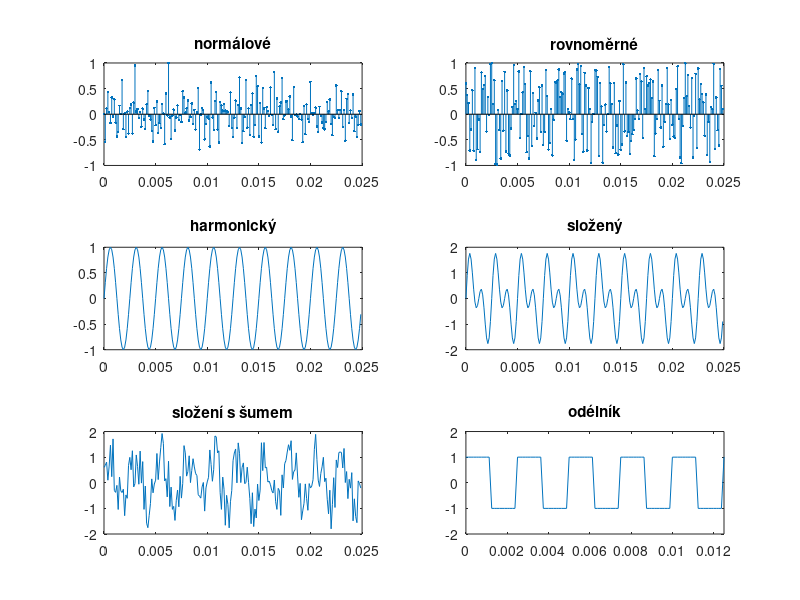
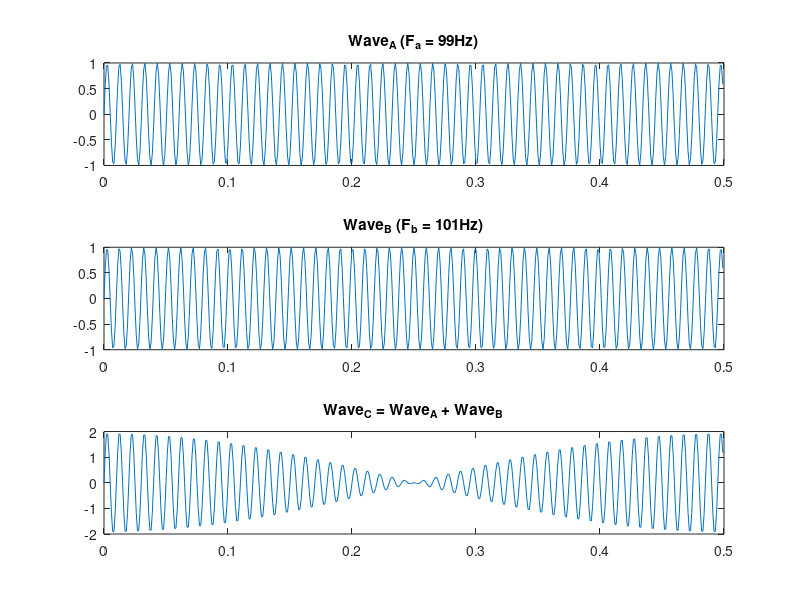
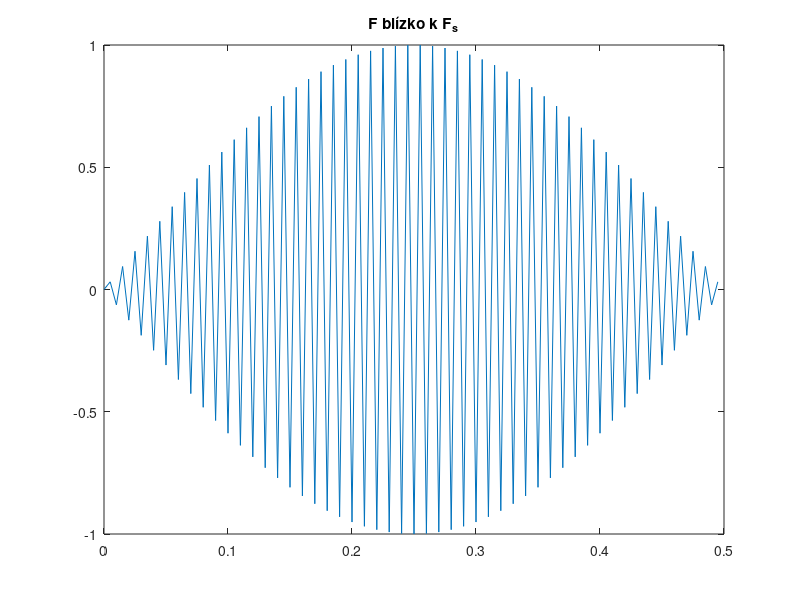

Source code (MATLAB) for these figures, in order:
h1 = figure();

Fs = 8000;

t = (0:199)*(1/Fs);
y1 = randn(1, 200);
y1 = y1./max(y1);
subplot(3, 2, 1);
stem(t, y1, '.');
title('normálové');

y2 = rand(1, 200) * 2 -1 ;
subplot(3, 2, 2);
stem(t, y2, '.');
title('rovnoměrné');

y3a = sin(2 * pi * 400 * t);
y3b = sin(2 * pi * 800 * t);
subplot(3,2,3);
plot(t, y3a);
title('harmonický');
subplot(3,2,4);
plot(t, y3a + y3b);
title('složený');

y4 = y3a + y2;
subplot(3,2,5);
plot(t, y4);
title('složení s šumem');


t = (0:399)*(1/Fs);
y5 = square(2 * pi * 400 * t);
subplot(3, 2, 6);
plot(t, y5);
a = axis;
a = [a(1) a(2)/4 2*a(3) 2*a(4)];
axis(a);
title('odélník');

saveas(h1, '1.png');


h2 = figure();

Fs = 1000;
t = 0:1/Fs:0.5 - 1/Fs;

sine_a = sin(2 * pi * 99 * t); 
sine_b = sin(2 * pi * 101 * t); 
sine_c = sine_a + sine_b;

subplot(3, 1, 1);
plot(t, sine_a);
title('Wave_A (F_a = 99Hz)');
subplot(3, 1, 2);
plot(t, sine_b);
title('Wave_B (F_b = 101Hz)');
subplot(3, 1, 3);
plot(t, sine_c);
title('Wave_C = Wave_A + Wave_B');

saveas(h2, '2.png');

h3 = figure();

Fs = 200;
t = 0:1/Fs:0.5 - 1/Fs;
y7 = sin(2 * pi * 99 * t); 

plot(t, y7);
title('F blízko k F_s');

saveas(h3, '3.png');

